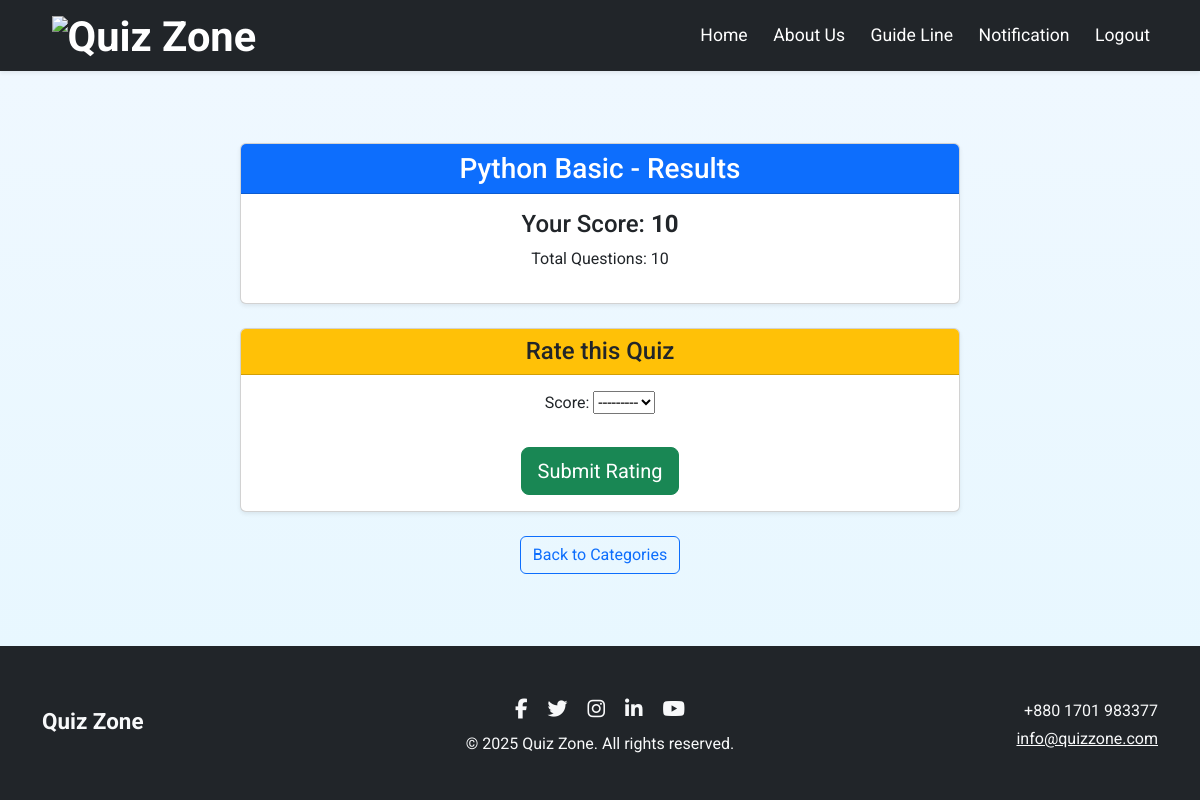
Page /quiz/1/result/ (signed in) on the committed database.
### quiz/models.py (models this page shows, shortened)
class Quiz(models.Model):
    title = models.CharField(max_length=200)
    category = models.ForeignKey(Category, on_delete=models.SET_NULL, null=True, blank=True)
    has_time_limit = models.BooleanField(default=False)
    time_limit = models.PositiveIntegerField(blank=True, null=True)  # minutes

class QuizAttempt(models.Model):
    user = models.ForeignKey(settings.AUTH_USER_MODEL, on_delete=models.CASCADE, related_name='attempts')
    quiz = models.ForeignKey(Quiz, on_delete=models.CASCADE, related_name='attempts')
    score = models.PositiveIntegerField(default=0)
    started_at = models.DateTimeField(default=timezone.now)
    completed_at = models.DateTimeField(blank=True, null=True)

### quiz/views.py (the view)
# urls.py: path("quiz/<int:quiz_id>/result/", views.quiz_results, name="quiz_result"),
@login_required
def quiz_results(request, quiz_id):
    quiz = get_object_or_404(Quiz, id=quiz_id)
    user = request.user
    if quiz.questions.count() == 0:
        messages.warning(request, "This quiz has no questions yet, rating not allowed.")
        return redirect('quiz:category_list')
    attempt = QuizAttempt.objects.filter(user=user, quiz=quiz).order_by('-completed_at').first()
    if not attempt:
        messages.info(request, "You need to attempt the quiz first before rating.")
        return redirect('quiz:start_quiz', quiz_id=quiz.id)
    try:
        user_rating = Rating.objects.get(user=user, quiz=quiz)
    except Rating.DoesNotExist:
        user_rating = None
    if request.method == "POST" and not user_rating:
        form = RatingForm(request.POST)
        if form.is_valid():
            rating = form.save(commit=False)
            rating.user = user
            rating.quiz = quiz
            rating.save()
            messages.success(request, f"Thank you for rating {quiz.title}!")
            return redirect('quiz:home')
    else:
        form = RatingForm()
    return render(request, 'quiz_result.html', {
        'quiz': quiz,
        'attempt': attempt,
        'form': form,
        'user_rating': user_rating
    })

### quiz/forms.py
class RatingForm(forms.ModelForm):
    class Meta:
        model = Rating
        fields = ['score']

### authentications/authentication.py (called while the page is built)
    def get_user(self, user_id):
        try:
            return User.objects.get(pk=user_id)
        except User.DoesNotExist:
            return None

### quiz/context_processors.py (called while the page is built)
def auth_status(request):
    return {
        'logged_in': request.user.is_authenticated
    }

### templates/quiz_result.html (shortened to what this page needs)
{% extends "base.html" %}
{% block content %}
<div class="container py-5">
    <div class="row justify-content-center">
        <div class="col-md-8">
            <div class="card shadow-sm mb-4">
                <div class="card-header bg-primary text-white">
                    <h3 class="mb-0 text-center">{{ quiz.title }} - Results</h3>
                </div>
                <div class="card-body text-center">
                    {% if attempt %}
                        <p class="h4">Your Score: <span class="fw-bold">{{ attempt.score }}</span></p>
                        <p>Total Questions: {{ quiz.questions.count }}</p>
                    {% else %}
                        <p class="text-danger">You have not attempted this quiz yet.</p>
                    {% endif %}
                </div>
            </div>
            <div class="card shadow-sm">
                <div class="card-header bg-warning text-dark">
                    <h4 class="mb-0 text-center">Rate this Quiz</h4>
                </div>
                <div class="card-body text-center">
                    {% if user_rating %}
                        <p class="h5">You rated this quiz:</p>
                        <p class="display-6 text-warning">
                            {% for i in "1234567"|slice:":user_rating.score"|make_list %}
                                ★
                            {% endfor %}
                            {% for i in "1234567"|slice:"user_rating.score:"|make_list %}
                                <span style="color: lightgray;">★</span>
                            {% endfor %}
                        </p>
                    {% else %}
                        <form method="post" class="d-inline-block">
                            {{ form.as_p }}
                            <button type="submit" class="btn btn-success btn-lg mt-3">Submit Rating</button>
                        </form>
                    {% endif %}
                </div>
            </div>
            <div class="text-center mt-4">
                <a href="{% url 'quiz:category_list' %}" class="btn btn-outline-primary">Back to Categories</a>
            </div>
        </div>
    </div>
</div>
{% endblock %}

### static/css/style.css (style rules this page uses)
body { font-family: 'Roboto', sans-serif; background: linear-gradient(to bottom, #f0f8ff, #e6f7ff); }

### rows in the picture
Quiz: title "Python Basic", questions.count "10"
QuizAttempt: score "10"
